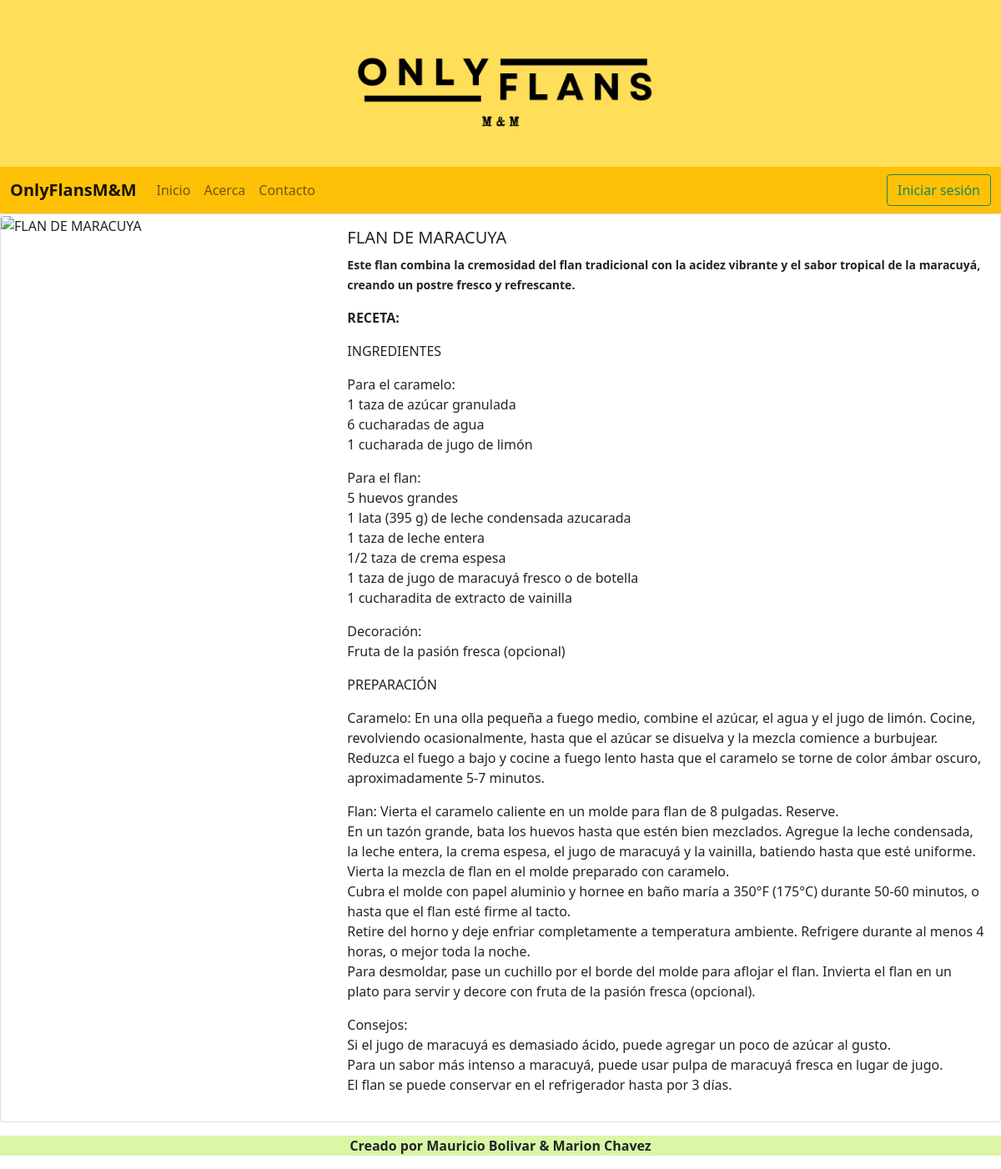
/detalle_flan/2/, run on the app's committed database.
### web/models.py (models this page shows)
class Flan(models.Model):
    id = models.IntegerField(primary_key=True)
    name = models.CharField (max_length= 64)
    description = models.TextField()
    receta = models.TextField(max_length=20000, default='')
    image_url = models.URLField()
    slug = models.SlugField()
    is_private = models.BooleanField()

### web/views.py (the view)
# urls.py: path('detalle_flan/<int:id>/', detalle_flan, name='detalle_flan'),
def detalle_flan(request, id):
    flan = get_object_or_404(Flan, pk=id)
    return render(request, 'detalle_flan.html', {'flan': flan})

### web/templates/detalle_flan.html (shortened to what this page needs)
<!doctype html>
<html lang="en">
<head>
    {% include 'head.html'%}
</head>
<body>
    {% include 'base.html'%}
    <div class="card mb-3" width="380" height="280">
      <div class="row g-0">
        <div class="col-md-4">
          <img src="{{ flan.image_url }}" class="img-fluid rounded-start" alt="{{ flan.name }}">
        </div>
        <div class="col-md-8">
          <div class="card-body">
            <h5 class="card-title">{{ flan.name }}</h5>
            <p class="card-text"><small class="text-body-secondary"><b>{{ flan.description }}</b></small></p>
            <p class="card-text"><b>RECETA:</b> {{ flan.receta|linebreaks }}</p>
          </div>
        </div>
      </div>
    </div>
  {% include 'footer.html'%}
</body>
</html>

### web/templates/head.html (shortened to what this page needs)
<link href="https://cdn.jsdelivr.net/npm/bootstrap@5.0.2/dist/css/bootstrap.min.css" rel="stylesheet"
>

### web/templates/base.html (shortened to what this page needs)
{% load static %}
<header>
  <div>
    <div class="bg-cover" style="text-align: center; background-color: #ffde59;">
      <img src="{% static 'img/Onlyflans.png' %}" alt="logo" class="img-fluid" style="width:400px;height:200px;">
    </div>
  </div>
</header>
<section>
  <nav class="navbar navbar-expand-lg navbar-light bg-warning" style="background-color: #CACFD2;">
      <div class="container-fluid">
          <a class="navbar-brand" href=""><b>OnlyFlansM&M</b></a>
          <div class="collapse navbar-collapse" id="navbarNav">
              <ul class="navbar-nav mr-auto">
                {% if not user.is_authenticated %}
                <li class="nav-item">
                      <a class="nav-link" href="/">Inicio</a>
                  </li>
                  {% endif %}
                  <li class="nav-item">
                      <a class="nav-link" href="/about/">Acerca</a>
                  </li>
                  <li class="nav-item">
                      <a class="nav-link" href="/contacto/">Contacto</a>
                  </li>
              </ul>
              <ul class="navbar-nav ms-auto">
                  {% if user.is_authenticated %}
                  <form class="form-inline my-2 my-lg-0 ml-2" action="{% url 'logout' %}" method="post">
                      {% csrf_token %}
                      <button class="btn btn-outline-success my-2 my-sm-0" type="submit">Cerrar Sesión</button>
                  </form>
                  {% else %}
                  <form class="form-inline my-2 my-lg-0 ml-auto" action="{% url 'login' %}">
                      <button class="btn btn-outline-success my-2 my-sm-0" type="submit">Iniciar sesión</button>
                  </form>
                  {% endif %}
              </ul>
          </div>
      </div>
  </nav>
</section>

### web/templates/footer.html (shortened to what this page needs)
<body>
    <footer style="background-color: #DAF7A6; text-align: center;">
        <p><b>Creado por Mauricio Bolivar & Marion Chavez</b></p>
    </footer>
</body>

### data on the page
Flan: name "FLAN DE MARACUYA", description "Este flan combina la cremosidad del flan tradicional con la acidez vibrante y el sabor tropical de la maracuyá, creando un postre fresco y refrescante.", receta "INGREDIENTES Para el caramelo: 1 taza de azúcar granulada 6 cucharadas de agua 1 cucharada de jugo de limón Para el flan: 5 huevos grandes 1 lata (395 g) de leche condensada azucarada 1 taza de leche entera 1/2 taza de crema espesa 1 taza de jugo de maracuyá fresco o de botella 1 cucharadita de extracto de vainilla Decoración: Fruta de la pasión fresca (opcional) PREPARACIÓN Caramelo: En una olla pequeña a fuego medio, combine el azúcar, el agua y el jugo de limón. Cocine, revolviendo ocasionalmente, hasta que el azúcar se disuelva y la mezcla comience a burbujear. Reduzca el fuego a bajo y cocine a fuego lento hasta que el caramelo se torne de color ámbar oscuro, aproximadamente 5-7…"
